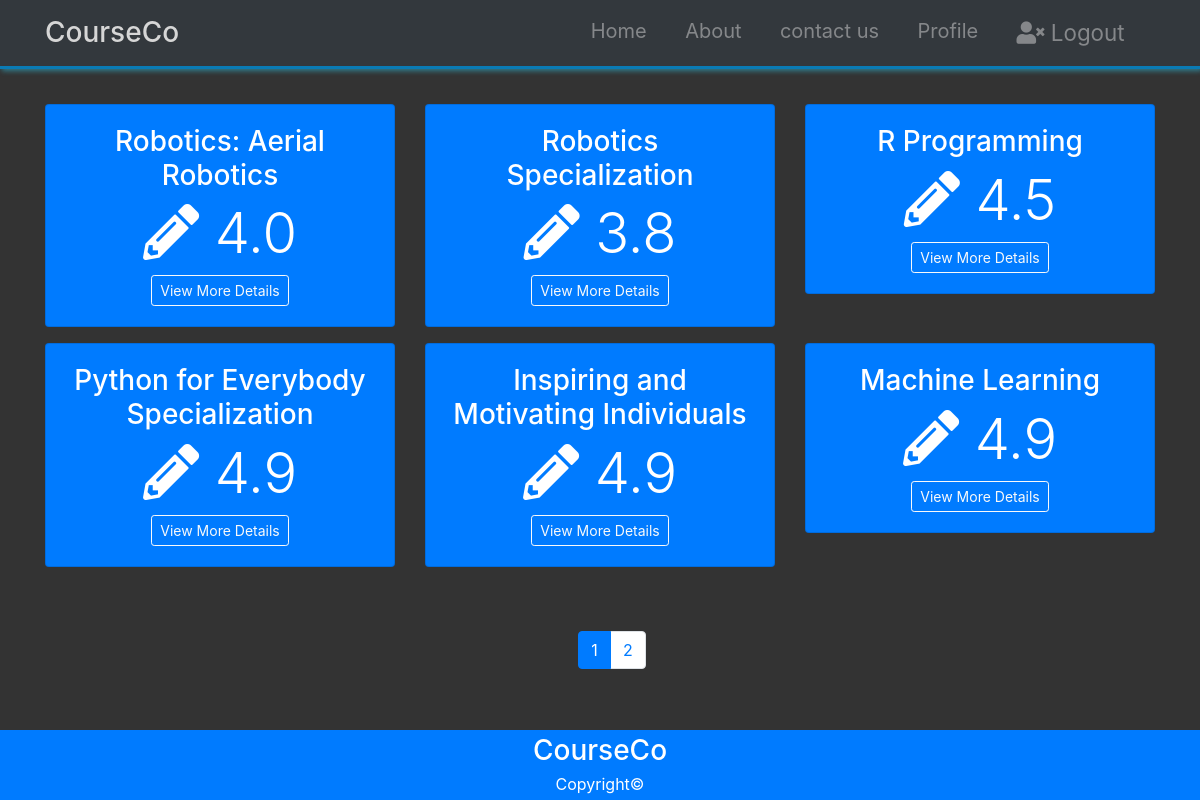
Screenshot of /home (signed in) with the database file from the repository.
### courseco/models.py (models this page shows, shortened)
class Course(db.Model):
	id = db.Column(db.Integer, primary_key=True)
	name = db.Column(db.String(100), nullable=False)
	description = db.Column(db.Text, nullable=False)
	date_posted = db.Column(db.DateTime, nullable=False, default=datetime.utcnow)
	avg_rate = db.Column(db.Float)
	reviews = db.relationship('Review', backref='course', lazy=True)
	lists = db.relationship('List', backref='course', lazy=True)

### courseco/routes.py (the view)
@app.route('/')
@app.route('/home')
def home():
	page = request.args.get('_page', 1, type=int)
	courses = Course.query.order_by(Course.date_posted.asc()).paginate(page=page, per_page=6)
	return render_template('home.html', courses=courses)

### courseco/models.py (called while the page is built)
@login_manager.user_loader
def load_user(user_id):
	return User.query.get(int(user_id))

### courseco/templates/home.html
{% extends 'layout.html' %}
{% block content %}
<section id="actions" class="py-4 mb-4">
  <div class="container">
    <div class="row">
      {% for course in courses.items %}
      <div class="col-md-4 d-inline-block" style="min-height: 100%;">
        <div class="card text-center bg-primary mb-3">
          <div class="card-body">
            <h3>{{ course.name }}</h3>
            {% if course.avg_rate %}
            <h4 class="display-4">
              <i class="fas fa-pencil-alt"></i> {{ course.avg_rate }}
            </h4>
            {% else %}
            <h4 class="h4">
              <i class="fas fa-pencil-alt"></i> Not Rated
            </h4>
            {% endif %}
            <a href="{{ url_for('course_page', course_id=course.id) }}" class="btn btn-outline-light btn-sm">View More Details</a>
          </div>
        </div>
      </div>
{% endfor %}
</div>
</div>
</section>
<div class="container">
<div class="row justify-content-center">
<nav class="ml-4">
  <ul class="pagination">
{% for page_num in courses.iter_pages(left_edge=1, right_edge=1, left_current=1, right_current=2) %}
{% if page_num %}
  {% if courses.page == page_num %}
  <li class="page-item active">
    <a href="{{ url_for('home', _page=page_num) }}" class="page-link">{{ page_num }}</a>
  </li>
  {% else %}
  <li class="page-item">
    <a href="{{ url_for('home', _page=page_num) }}" class="page-link">{{ page_num }}</a>
  </li>
  {% endif %}
{% else %}
  ...
{% endif %}
{% endfor %}
  </ul>
</nav>
</div>
</div>
  {% endblock %}

### courseco/static/css/style.css (style rules this page uses)
body { margin-top: 80px; background: #333; color: #fff; }

### rows the page displays
Course: name "Robotics: Aerial Robotics", avg_rate "4.0"
Course: name "Robotics Specialization", avg_rate "3.8"
Course: name "R Programming", avg_rate "4.5"
Course: name "Python for Everybody Specialization", avg_rate "4.9"
Course: name "Inspiring and Motivating Individuals", avg_rate "4.9"
Course: name "Machine Learning", avg_rate "4.9"

### other values shown
{{ page_num }} "1"
{{ page_num }} "2"
